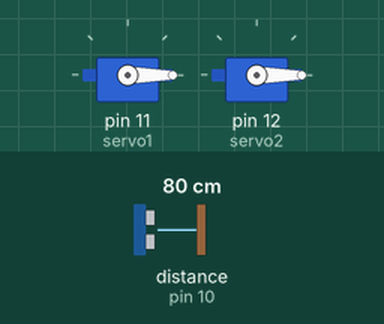
Bench run of a sketch on a simulated Arduino Uno, built with avr-gcc and run on an emulated ATmega328P. On the bench: 2 × servo. Wiring (inferred from the names in the program): ultrasonic range finder: trigger pin 9; echo pin 10. The inputs (shaded band) are chosen by the test bench; at power-on: distance to the obstacle (sensor on pin 10) 80 cm. The echo pulse lasts 58.3 µs per cm.

Above: at 1.2 s.
1.3 s: distance to the obstacle (sensor on pin 10) set to 2 cm
At 1.6 s:
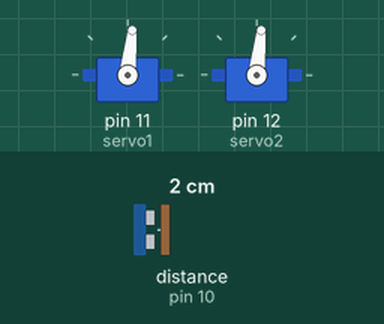
2.8 s: distance to the obstacle (sensor on pin 10) set to 4 cm
At 4.0 s:
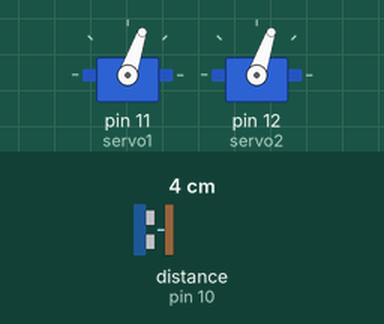
4.4 s: distance to the obstacle (sensor on pin 10) set to 9 cm
At 5.2 s:
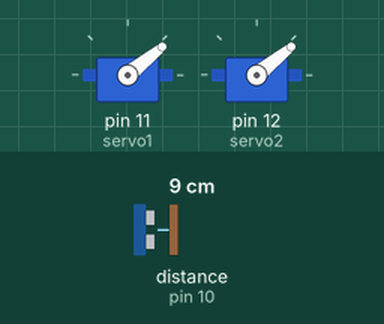
6.1 s: distance to the obstacle (sensor on pin 10) set to 18 cm
At 7.6 s:
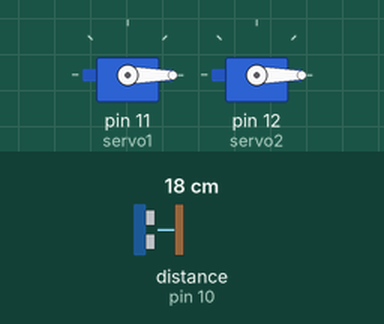
Timing chart, 0 to 8.7 s (numbered marks = the images above; inputs shaded):
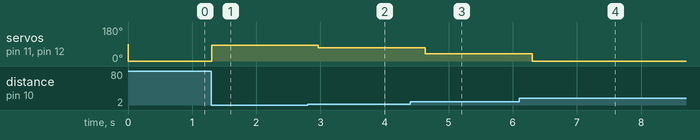

The sketch:

motion_done.ino
```cpp
#include <Servo.h>
#include <Arduino.h>

const int TRIG_PIN = 9;
const int ECHO_PIN = 10;
const int MIN_DISTANCE = 0;  // minimum distance in cm
const int MAX_DISTANCE = 14;  // maximum distance in cm
const int NOTHING_DISTANCE = 15;  // distance at which there is nothing in front of the sensor

Servo servo1;
Servo servo2;

void setup() {
  servo1.attach(11);
  servo2.attach(12);

  pinMode(TRIG_PIN, OUTPUT);
  pinMode(ECHO_PIN, INPUT);
}

void loop() {
  // send a pulse to the trigger pin
  digitalWrite(TRIG_PIN, LOW);
  delayMicroseconds(2);
  digitalWrite(TRIG_PIN, HIGH);
  delayMicroseconds(10);
  digitalWrite(TRIG_PIN, LOW);

  // measure the time it takes for the pulse to travel to the object and back
  long duration = pulseIn(ECHO_PIN, HIGH);
  long distance = duration * 0.034 / 2;  // convert to cm
  Serial.println(distance);

  if (distance < MIN_DISTANCE || distance > NOTHING_DISTANCE) {
    // if there is nothing in front of the sensor or an object is too close,
    // move the servos to the 0% position
    servo1.write(0);
    servo2.write(0);
  } else if (distance >= MIN_DISTANCE && distance <= MAX_DISTANCE) {
    // if the distance is within the specified range (0-n cm),
    // map the distance to a servo position (0-90 degrees) and write it to the servos
    int servo_pos = map(distance, MIN_DISTANCE, MAX_DISTANCE, 90,0);
    servo1.write(servo_pos);
    servo2.write(servo_pos);
    delay(400);
    delay(15);  // add a delay to make the movement smoother
  } else {
    // if the distance is greater than 30 cm, move the servos to the 0 position
    servo1.write(0);
    servo2.write(0);
    delay(200);
  }
}
```

Measured:
- after the input at 1.3 s, servo on pin 11 (servo1), servo on pin 12 (servo2): 0° → 84° at once
- after the input at 2.8 s, servo on pin 11 (servo1), servo on pin 12 (servo2): 84° → 71° after 0.17 s
- after the input at 4.4 s, servo on pin 11 (servo1), servo on pin 12 (servo2): 71° → 39° after 0.23 s
- after the input at 6.1 s, servo on pin 11 (servo1), servo on pin 12 (servo2): 39° → 0° after 0.20 s
